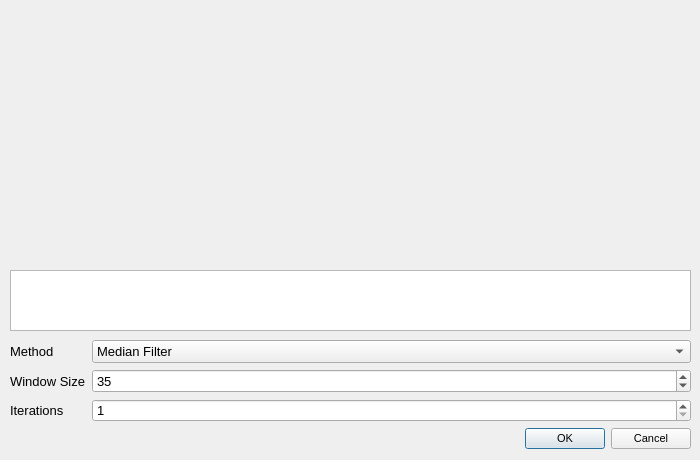
<?xml version="1.0" encoding="UTF-8"?>
<ui version="4.0">
 <class>BaselineDialog</class>
 <widget class="QDialog" name="BaselineDialog">
  <property name="geometry">
   <rect>
    <x>0</x>
    <y>0</y>
    <width>700</width>
    <height>460</height>
   </rect>
  </property>
  <property name="font">
   <font>
    <pointsize>10</pointsize>
   </font>
  </property>
  <property name="windowTitle">
   <string>Correct Baseline</string>
  </property>
  <widget class="QWidget" name="formLayoutWidget">
   <property name="geometry">
    <rect>
     <x>10</x>
     <y>340</y>
     <width>681</width>
     <height>109</height>
    </rect>
   </property>
   <layout class="QFormLayout" name="formLayout">
    <item row="0" column="0">
     <widget class="QLabel" name="label">
      <property name="text">
       <string>Method</string>
      </property>
     </widget>
    </item>
    <item row="0" column="1">
     <widget class="QComboBox" name="methodComboBox">
      <item>
       <property name="text">
        <string>Median Filter</string>
       </property>
      </item>
      <item>
       <property name="text">
        <string>CWT-SPDBC</string>
       </property>
      </item>
     </widget>
    </item>
    <item row="1" column="0">
     <widget class="QLabel" name="paramLabel">
      <property name="text">
       <string>Window Size</string>
      </property>
     </widget>
    </item>
    <item row="1" column="1">
     <widget class="QSpinBox" name="windowSpinBox">
      <property name="minimum">
       <number>1</number>
      </property>
      <property name="maximum">
       <number>599</number>
      </property>
      <property name="singleStep">
       <number>2</number>
      </property>
      <property name="value">
       <number>35</number>
      </property>
     </widget>
    </item>
    <item row="2" column="0">
     <widget class="QLabel" name="label_3">
      <property name="text">
       <string>Iterations</string>
      </property>
     </widget>
    </item>
    <item row="2" column="1">
     <widget class="QSpinBox" name="iterationsSpinBox">
      <property name="minimum">
       <number>1</number>
      </property>
      <property name="maximum">
       <number>10</number>
      </property>
     </widget>
    </item>
    <item row="3" column="1">
     <widget class="QDialogButtonBox" name="buttonBox">
      <property name="font">
       <font>
        <pointsize>8</pointsize>
       </font>
      </property>
      <property name="orientation">
       <enum>Qt::Horizontal</enum>
      </property>
      <property name="standardButtons">
       <set>QDialogButtonBox::Cancel|QDialogButtonBox::Ok</set>
      </property>
     </widget>
    </item>
   </layout>
  </widget>
  <widget class="QCustomPlot" name="spectrumPlot" native="true">
   <property name="geometry">
    <rect>
     <x>9</x>
     <y>9</y>
     <width>682</width>
     <height>250</height>
    </rect>
   </property>
   <property name="sizePolicy">
    <sizepolicy hsizetype="Preferred" vsizetype="Fixed">
     <horstretch>0</horstretch>
     <verstretch>0</verstretch>
    </sizepolicy>
   </property>
  </widget>
  <widget class="QTableView" name="coordinatesTableView">
   <property name="geometry">
    <rect>
     <x>10</x>
     <y>270</y>
     <width>681</width>
     <height>61</height>
    </rect>
   </property>
  </widget>
 </widget>
 <customwidgets>
  <customwidget>
   <class>QCustomPlot</class>
   <extends>QWidget</extends>
   <header>qcustomplot.h</header>
   <container>1</container>
  </customwidget>
 </customwidgets>
 <resources/>
 <connections>
  <connection>
   <sender>buttonBox</sender>
   <signal>accepted()</signal>
   <receiver>BaselineDialog</receiver>
   <slot>accept()</slot>
   <hints>
    <hint type="sourcelabel">
     <x>248</x>
     <y>254</y>
    </hint>
    <hint type="destinationlabel">
     <x>157</x>
     <y>274</y>
    </hint>
   </hints>
  </connection>
  <connection>
   <sender>buttonBox</sender>
   <signal>rejected()</signal>
   <receiver>BaselineDialog</receiver>
   <slot>reject()</slot>
   <hints>
    <hint type="sourcelabel">
     <x>316</x>
     <y>260</y>
    </hint>
    <hint type="destinationlabel">
     <x>286</x>
     <y>274</y>
    </hint>
   </hints>
  </connection>
 </connections>
</ui>
